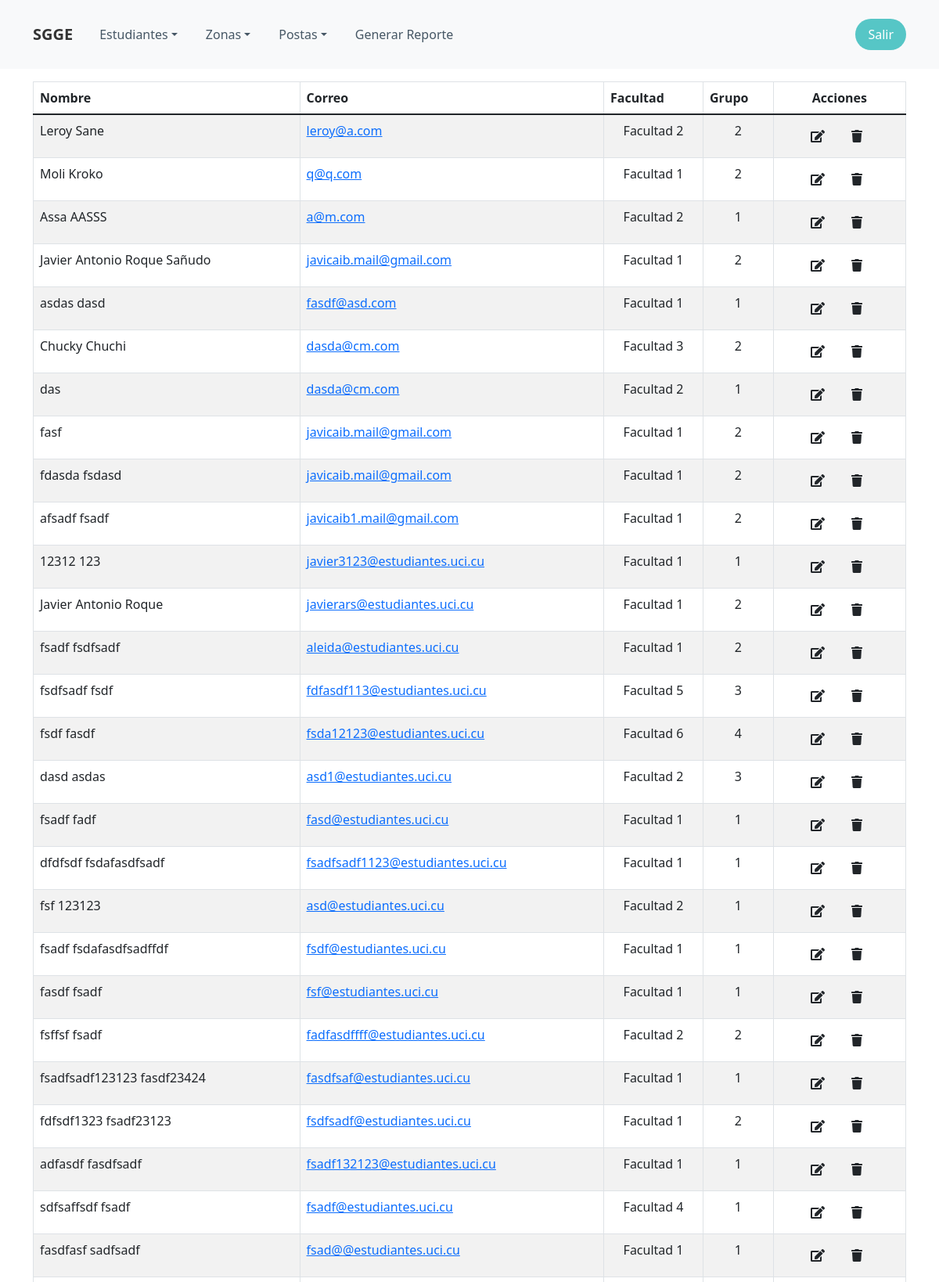
Page /listar_estudiantes (signed in, upper part) on the committed database.
### App/Estudiante/models.py (models this page shows)
class Estudiante(User):
    facultad = models.IntegerField(choices=FAC_CHOICES)
    grupo = models.IntegerField(choices=GROUP_CHOICES)

### App/Estudiante/views.py (the view)
# urls.py: path('listar_estudiantes', listar_estudiantes, name='listar_Estudiantes'),
@login_required
@group_required('Admin')
def listar_estudiantes(request):
    estudiantes = Estudiante.objects.all()
    context = {
        'estudiantes': estudiantes
    }
    return render(request, 'listar.html', context)

### App/Seguridad/decorador.py (called while the page is built)
def group_required(*group_names):
    def check(user):
        if user.groups.filter(name__in=group_names).exists() | user.is_superuser:
            return True
        else:
            raise PermissionDenied(HttpResponseForbidden)
    return user_passes_test(check)

### templates/listar.html
{% extends 'index.html' %}
{% block body %}
    <div class="container mt-3">
        <div class="table-responsive">
            <table class="table table-striped table-bordered">
                <thead>
                    <tr>
                        <th>Nombre</th>
                        <th>Correo</th>
                        <th>Facultad</th>
                        <th>Grupo</th>
                        <th class="text-center">Acciones</th>
                    </tr>
                </thead>
                <tbody>
                {% for e in estudiantes %}
                <tr>
                        <td>{{e.get_full_name}}</td>
                        <td>
                            <a href="mailto:{{e.email}}">{{e.email}}</a>
                        </td>
                        <td class="text-center">Facultad {{ e.facultad }}</td>
                        <td class="text-center">{{ e.grupo }}</td>
                        <td class="text-center"><a class="mx-1 btn" href="#"><i class="fa fa-edit"></i></a><a class="mx-1 btn" href="#"><i class="fa fa-trash"></i></a><a class="mx-1" href="#"></a></td>
                </tr>
                 {% endfor %}
                </tbody>
            </table>
        </div>
    </div>
{% endblock body %}

### rows in the picture
Estudiante: get_full_name "Leroy Sane", email "leroy@a.com", facultad "2", grupo "2"
Estudiante: get_full_name "Moli Kroko", email "q@q.com", facultad "1", grupo "2"
Estudiante: get_full_name "Assa AASSS", email "a@m.com", facultad "2", grupo "1"
Estudiante: get_full_name "Javier Antonio Roque Sañudo", email "javicaib.mail@gmail.com", facultad "1", grupo "2"
Estudiante: get_full_name "asdas dasd", email "fasdf@asd.com", facultad "1", grupo "1"
Estudiante: get_full_name "Chucky Chuchi", email "dasda@cm.com", facultad "3", grupo "2"
Estudiante: get_full_name "das", email "dasda@cm.com", facultad "2", grupo "1"
Estudiante: get_full_name "fasf", email "javicaib.mail@gmail.com", facultad "1", grupo "2"
Estudiante: get_full_name "fdasda fsdasd", email "javicaib.mail@gmail.com", facultad "1", grupo "2"
Estudiante: get_full_name "afsadf fsadf", email "javicaib1.mail@gmail.com", facultad "1", grupo "2"
Estudiante: get_full_name "12312 123", email "javier3123@estudiantes.uci.cu", facultad "1", grupo "1"
Estudiante: get_full_name "Javier Antonio Roque", email "javierars@estudiantes.uci.cu", facultad "1", grupo "2"
Estudiante: get_full_name "fsadf fsdfsadf", email "aleida@estudiantes.uci.cu", facultad "1", grupo "2"
Estudiante: get_full_name "fsdfsadf fsdf", email "fdfasdf113@estudiantes.uci.cu", facultad "5", grupo "3"
Estudiante: get_full_name "fsdf fasdf", email "fsda12123@estudiantes.uci.cu", facultad "6", grupo "4"
Estudiante: get_full_name "dasd asdas", email "asd1@estudiantes.uci.cu", facultad "2", grupo "3"
Estudiante: get_full_name "fsadf fadf", email "fasd@estudiantes.uci.cu", facultad "1", grupo "1"
Estudiante: get_full_name "dfdfsdf fsdafasdfsadf", email "fsadfsadf1123@estudiantes.uci.cu", facultad "1", grupo "1"
Estudiante: get_full_name "fsf 123123", email "asd@estudiantes.uci.cu", facultad "2", grupo "1"
Estudiante: get_full_name "fsadf fsdafasdfsadffdf", email "fsdf@estudiantes.uci.cu", facultad "1", grupo "1"
Estudiante: get_full_name "fasdf fsadf", email "fsf@estudiantes.uci.cu", facultad "1", grupo "1"
Estudiante: get_full_name "fsffsf fsadf", email "fadfasdffff@estudiantes.uci.cu", facultad "2", grupo "2"
Estudiante: get_full_name "fsadfsadf123123 fasdf23424", email "fasdfsaf@estudiantes.uci.cu", facultad "1", grupo "1"
Estudiante: get_full_name "fdfsdf1323 fsadf23123", email "fsdfsadf@estudiantes.uci.cu", facultad "1", grupo "2"
Estudiante: get_full_name "adfasdf fasdfsadf", email "fsadf132123@estudiantes.uci.cu", facultad "1", grupo "1"
Estudiante: get_full_name "sdfsaffsdf fsadf", email "fsadf@estudiantes.uci.cu", facultad "4", grupo "1"
Estudiante: get_full_name "fasdfasf sadfsadf", email "fsad@@estudiantes.uci.cu", facultad "1", grupo "1"
